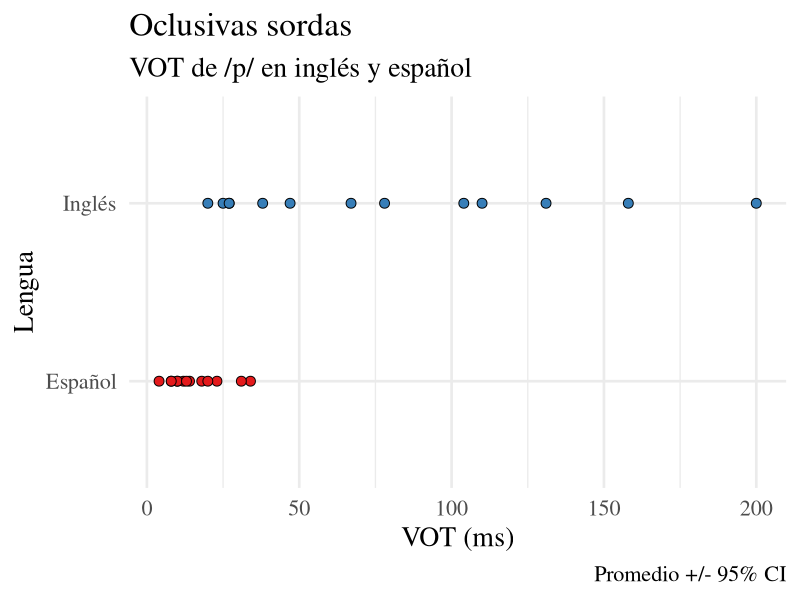
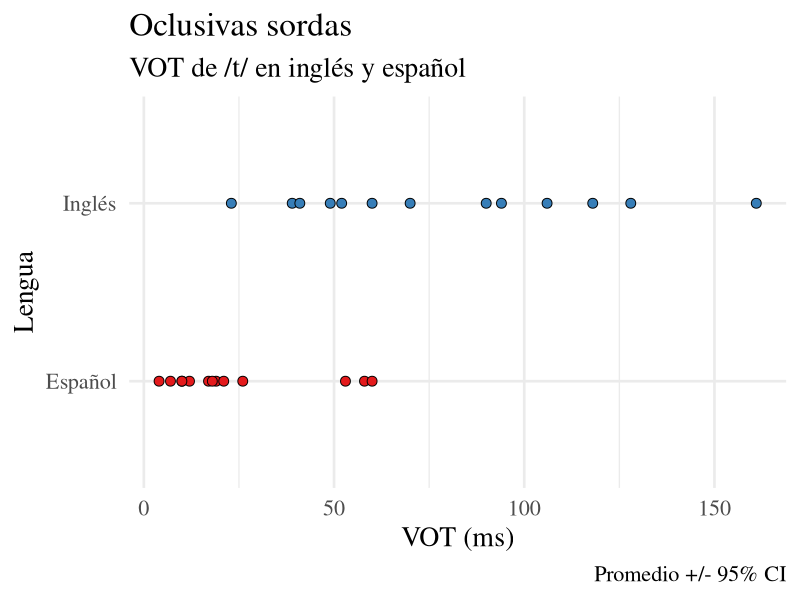
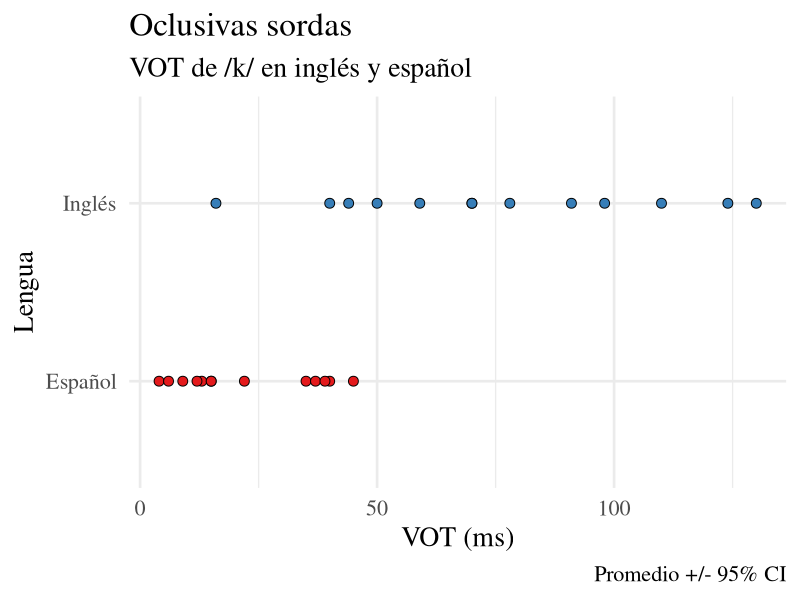
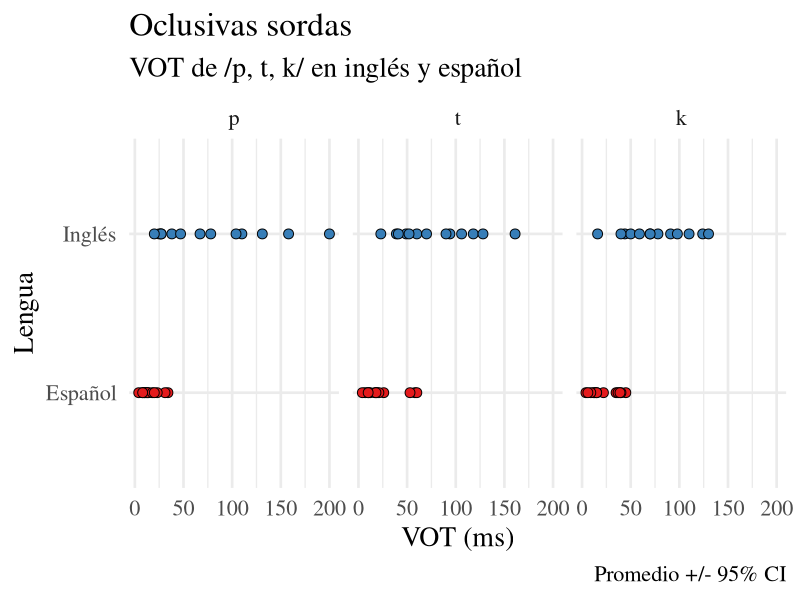
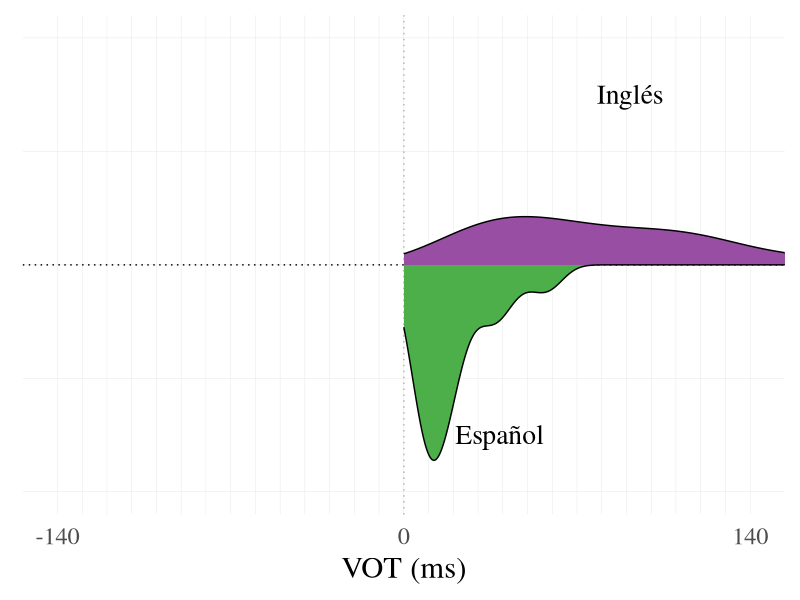

R code for these plots, in order:
## ---- chunk 1
options(htmltools.dir.version = FALSE)
## ---- chunk 2
library(tidyverse)

vot_data <- tribble(
  ~'participante', ~'phon', ~'vot_es', ~'vot_in', 
   'ENIDYAJ',       'p',      34,        38,
   'ENIDYAJ',       't',      58,        94,
   'ENIDYAJ',       'k',      45,        124,
   'LESLY',         'p',      10,        110,
   'LESLY',         't',      19,        106,
   'LESLY',         'k',      35,        91,
   'Joseph',        'p',       8,        27,
   'Joseph',        't',      10,        39,
   'Joseph',        'k',      13,        70,
   'CAROLINE',      'p',      12,        25,
   'CAROLINE',      't',      12,        23,
   'CAROLINE',      'k',      12,        16,
   'KELSEY',        'p',      31,        67,
   'KELSEY',        't',      26,        118,
   'KELSEY',        'k',      22,        78,
   'JO',            'p',      14,        27,
   'JO',            't',      17,        49,
   'JO',            'k',      15,        44,
   'CHRISTINA',     'p',       4,        47,
   'CHRISTINA',     't',       7,        60,
   'CHRISTINA',     'k',       4,        70,
   'ALEXA',         'p',      10,        200, 
   'ALEXA',         't',      60,        70, 
   'ALEXA',         'k',      40,        50, 
   'SUSANA',        'p',      13,        131,
   'SUSANA',        't',      53,        161,
   'SUSANA',        'k',      37,        40, 
   'HAMAIL',        'p',      23,        158, 
   'HAMAIL',        't',      21,        128, 
   'HAMAIL',        'k',      39,        110, 
   'JEREMY',        'p',      18,        78, 
   'JEREMY',        't',      18,        52, 
   'JEREMY',        'k',      15,        59, 
   'ELVIS',         'p',      20,        20, 
   'ELVIS',         't',       4,        90, 
   'ELVIS',         'k',       9,       130, 
   'ANGELICA',      'p',      8,        104, 
   'ANGELICA',      't',      10,        41, 
   'ANGELICA',      'k',      6,        98, 
   ) %>% 
  gather(., lang, vot, -participante, -phon)

vot_data %>% 
  filter(phon == "p") %>% 
  ggplot(., aes(x = lang, y = vot, fill = lang)) + 
    geom_point(size = 3, pch = 21) + 
    #ggrepel::geom_text_repel(aes(label = participante), size = 6, 
    #                         position = position_nudge(x = -0.1)) + 
    stat_summary(fun.data = mean_cl_boot, geom = "pointrange", pch = 21, 
                 size = 2, stroke = 1, position = position_nudge(x = 0.15)) + 
    scale_fill_brewer(palette = "Set1", guide = F) + 
    scale_x_discrete(labels = c("Español", "Inglés")) + 
    labs(title = "Oclusivas sordas", 
      subtitle = "VOT de /p/ en inglés y español", 
      y = "VOT (ms)", x = "Lengua", caption = "Promedio +/- 95% CI") + 
    coord_flip() + 
    theme_minimal(base_size = 20, base_family = 'Times')

## ---- chunk 3
vot_data %>% 
  filter(phon == "t") %>% 
  ggplot(., aes(x = lang, y = vot, fill = lang)) + 
    geom_point(size = 3, pch = 21) + 
    #ggrepel::geom_text_repel(aes(label = participante), size = 6, 
    #                         position = position_nudge(x = -0.1)) + 
    stat_summary(fun.data = mean_cl_boot, geom = "pointrange", pch = 21, 
                 size = 2, stroke = 1, position = position_nudge(x = 0.15)) + 
    scale_fill_brewer(palette = "Set1", guide = F) + 
    scale_x_discrete(labels = c("Español", "Inglés")) + 
    labs(title = "Oclusivas sordas", 
      subtitle = "VOT de /t/ en inglés y español", 
      y = "VOT (ms)", x = "Lengua", caption = "Promedio +/- 95% CI") + 
    coord_flip() + 
    theme_minimal(base_size = 20, base_family = 'Times')

## ---- chunk 4
vot_data %>% 
  filter(phon == "k") %>% 
  ggplot(., aes(x = lang, y = vot, fill = lang)) + 
    geom_point(size = 3, pch = 21) + 
    #ggrepel::geom_text_repel(aes(label = participante), size = 6, 
    #                         position = position_nudge(x = -0.1)) + 
    stat_summary(fun.data = mean_cl_boot, geom = "pointrange", pch = 21, 
                 size = 2, stroke = 1, position = position_nudge(x = 0.15)) + 
    scale_fill_brewer(palette = "Set1", guide = F) + 
    scale_x_discrete(labels = c("Español", "Inglés")) + 
    labs(title = "Oclusivas sordas", 
      subtitle = "VOT de /k/ en inglés y español", 
      y = "VOT (ms)", x = "Lengua", caption = "Promedio +/- 95% CI") + 
    coord_flip() + 
    theme_minimal(base_size = 20, base_family = 'Times')

## ---- chunk 5

vot_data %>% 
  mutate(phon = forcats::fct_relevel(phon, "p", "t")) %>% 
  ggplot(., aes(x = lang, y = vot, fill = lang)) + 
    facet_grid(. ~ phon) + 
    geom_point(size = 3, pch = 21) + 
    #ggrepel::geom_text_repel(aes(label = participante), size = 6, 
    #                         position = position_nudge(x = -0.1)) + 
    stat_summary(fun.data = mean_cl_boot, geom = "pointrange", pch = 21, 
                 size = 2, stroke = 1, position = position_nudge(x = 0.15)) + 
    scale_fill_brewer(palette = "Set1", guide = F) + 
    scale_x_discrete(labels = c("Español", "Inglés")) + 
    labs(title = "Oclusivas sordas", 
      subtitle = "VOT de /p, t, k/ en inglés y español", 
      y = "VOT (ms)", x = "Lengua", caption = "Promedio +/- 95% CI") + 
    coord_flip() + 
    theme_minimal(base_size = 20, base_family = 'Times')
## ---- chunk 6

vot_means <- vot_data %>% group_by(lang) %>% summarize(vot = mean(vot))

sigmoid_text <- tibble(
  vot = c(pull(vot_means[1, 2]), pull(vot_means[2, 2])), y = c(-0.03, 0.03), 
  lang = c("Español", "Inglés")
)

vot_data %>% 
  ggplot(., aes(x = vot, fill = lang)) + 
    geom_vline(xintercept = 0, lty = 3, color = "grey70") + 
    geom_hline(yintercept = 0, lty = 3) + 
    geom_density(data = filter(vot_data, lang == "vot_in"), show.legend = F) + 
    geom_density(data = filter(vot_data, lang == "vot_es"), show.legend = F, 
                 aes(x = vot, y = -(..density..))) + 
    scale_fill_brewer(name = NULL, palette = "Set1") + 
    scale_color_brewer(name = NULL, palette = "Set1") + 
    coord_cartesian(xlim = c(-140, 140), ylim = c(-0.04, 0.04)) + 
    labs(x = "VOT (ms)", y = NULL) + 
    scale_y_continuous(labels = NULL) + 
    scale_x_continuous(
      breaks = seq(-140, 140, 10), 
      labels = c("-140", " ", " ", " ", " ", " ", " ", " ", " ", " ", " ", 
                 " ", " ", " ", "0", " ", " ", " ", " ", " ", " ", " ", " ", 
                 " ", " ", " ", " ", " ", "140")) + 
    geom_text(data = sigmoid_text, 
              aes(x = vot, y = y, label = lang, fill = lang), 
              hjust = 0, show.legend = F, size = 7, family = "Times") +
    theme_minimal(base_size = 22, base_family = 'Times') + 
    theme(panel.grid.major = element_line(colour = 'grey90', size = 0.15),
          panel.grid.minor = element_blank())
